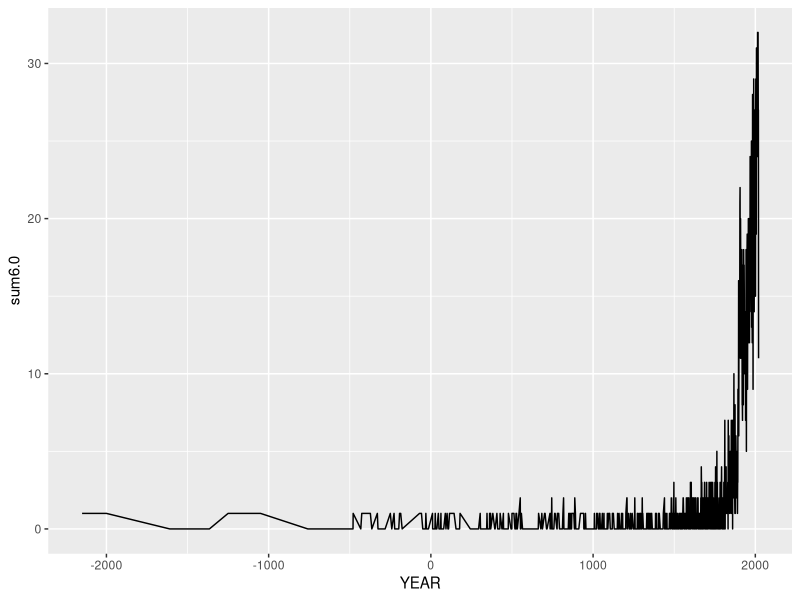

R code for this plot:
#========1======
#======Significant earthquakes since 2150 B.C.========

library(tidyr)
library(dplyr)
library(ggplot2)
setwd('D:/ESE5023/ESE5023_Assignments/Data')

#1.1
signifdata <- read.csv("signif.csv",header = TRUE)
Sig_Eqs <- as_tibble(signifdata)

#1.2
Sig_Eqs %>% 
  group_by(COUNTRY) %>% 
  summarize(Death_sum = sum(DEATHS,na.rm = T)) %>% 
  arrange(desc(Death_sum))

#1.3
Sig_Eqs %>% 
  mutate(flag6.0 = ifelse(EQ_PRIMARY > 6.0, 1,NA)) %>% 
  group_by(YEAR) %>% 
  summarize(sum6.0 = sum(flag6.0,na.rm = T)) %>% 
  ggplot(aes(YEAR,sum6.0)) +
  geom_line()
#可以观察到自公元前2150年以来，震级在6.0级以上的地震数目逐渐增多，尤其自公元1500年开始，该数目开始陡增
#造成这种趋势的可能原因分析有两个：
#1.早期的地震记录少主要是由于科学技术不发达，导致的地震无法被准确记录，相关历史文献缺失导致
#2.造成地震数目不断升高可能表明当前地质运动活跃，造成地震数目升高

#1.4
CountEq_LargestEq <- function(country,tib = Sig_Eqs){
  CountEq <- tib %>% 
    filter(COUNTRY == country) %>% 
    nrow()
  LargestEq <- "Loss Data"
  LargestEq <- tib %>%
    filter(COUNTRY == country) %>% 
    filter(EQ_PRIMARY == max(EQ_PRIMARY,na.rm = T)) %>%
    mutate(DATE = paste(YEAR,MONTH,DAY,sep = "-")) %>% 
    select(DATE)
  LargestEq <- as.character(LargestEq)
  ans <- list(CountEq,LargestEq)
  return(ans)
}
CountEq_LargestEq('CHINA')[2]

Country <- Sig_Eqs %>% 
  pull(COUNTRY)
Country<- Country[!duplicated(Country)]
CountEq_LargestEq(Country[50])[2]

CountEq <- c()
LargestEq <- c()
for (i in 1:length(Country)) {
  CountEq <- c(CountEq,as.numeric(CountEq_LargestEq(Country[i])[1]))
  #在数据中会出现某个国家所有地震记录的震级不存在，导致MAX函数判断错误，使得LargestEq = 'character(0)'
  #这里需要进行筛选排除
  if(CountEq_LargestEq(Country[i])[2] != 'character(0)')
    LargestEq <- c(LargestEq,as.character(CountEq_LargestEq(Country[i])[2]))
  else
    LargestEq <- c(LargestEq,"Loss Data")
}

new_eqs <- data.frame(Country,CountEq,LargestEq)
new_eqs




